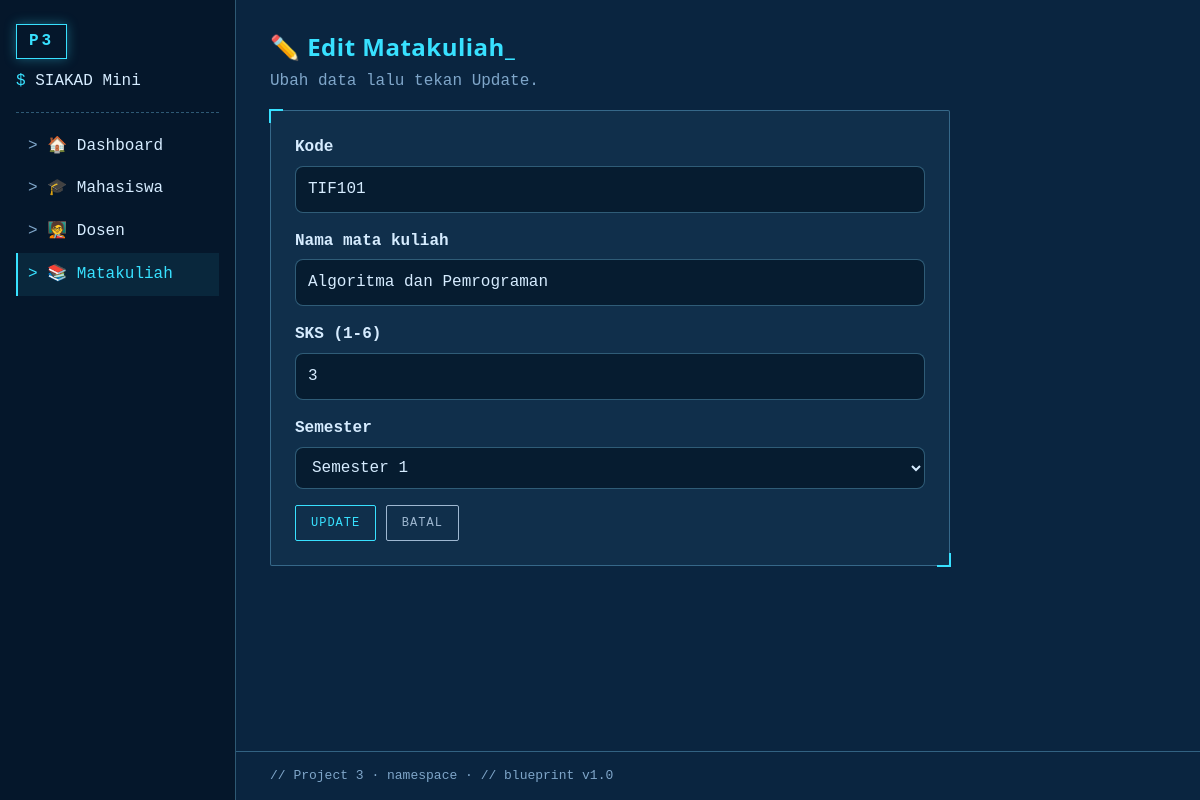
/index.php?page=matkul_edit&id=1, run on the app's committed database.
### tables this page shows
CREATE TABLE IF NOT EXISTS tb_matakuliah (
      matkul_id INT(11) NOT NULL AUTO_INCREMENT,
      matkul_kode VARCHAR(25) NOT NULL,
      matkul_nama VARCHAR(100) NOT NULL,
      matkul_sks TINYINT(3) NOT NULL,
      matkul_semester TINYINT(3) NOT NULL,
      PRIMARY KEY(matkul_id),
      UNIQUE KEY(matkul_kode)
);

### inc/Koneksi.php (called while the page is built, shortened)
<?php
class Koneksi
{
    public function __construct()
    {
        try {
            $this->koneksi = new PDO(
                "mysql:host=localhost;dbname=db_projek3_si2;charset=utf8mb4", "root", "",
                [
                    PDO::ATTR_ERRMODE            => PDO::ERRMODE_EXCEPTION,
                    PDO::ATTR_DEFAULT_FETCH_MODE => PDO::FETCH_ASSOC,
                ]
            );
        } catch (PDOException $e) {
            die("Koneksi gagal: " . $e->getMessage());
        }
    }
}

### app/Matakuliah.php (called while the page is built, shortened)
<?php
class Matakuliah extends Koneksi
{
    public function edit($id)
    {
        $stmt = $this->koneksi->prepare("SELECT * FROM tb_matakuliah WHERE matkul_id = :id");
        $stmt->execute([':id' => $id]);
        return $stmt->fetch();
    }
}

### matkul_edit.php (the view, shortened to what this page needs)
<?php
require_once "inc/Koneksi.php";
require_once "app/Matakuliah.php";
$matkul = new App\Matakuliah();
$row = $matkul->edit($_GET['id'] ?? 0);
?>
<h2>✏️ Edit Matakuliah</h2>
<p class="sub">Ubah data lalu tekan Update.</p>
<div class="row">
    <div class="col-md-6">
        <div class="card">
            <div class="card-body">
            <form action="matkul_proses.php?action=update" method="post">
                <div class="mb-3">
                    <label for="matkul_kode" class="form-label">Kode</label>
                    <input type="text" id="matkul_kode" class="form-control" name="matkul_kode" value="<?php echo e($row['matkul_kode'] ?? ''); ?>" placeholder="Contoh: TIF301" required>
                </div>
                <div class="mb-3">
                    <label for="matkul_nama" class="form-label">Nama mata kuliah</label>
                    <input type="text" id="matkul_nama" class="form-control" name="matkul_nama" value="<?php echo e($row['matkul_nama'] ?? ''); ?>" placeholder="Nama mata kuliah" required>
                </div>
                <div class="mb-3">
                    <label for="matkul_sks" class="form-label">SKS (1-6)</label>
                    <input type="number" id="matkul_sks" class="form-control" name="matkul_sks" value="<?php echo e($row['matkul_sks'] ?? ''); ?>" min="1" max="6" placeholder="3" required>
                </div>
                <div class="mb-3">
                    <label for="matkul_semester" class="form-label">Semester</label>
                    <select id="matkul_semester" class="form-control" name="matkul_semester" required><option value="1" <?php echo ((string) ($row['matkul_semester'] ?? '') === '1') ? 'selected' : ''; ?>>Semester 1</option></select>
                </div>
                <button type="submit" name="update" class="btn">Update</button>
                <a href="index.php?page=matkul" class="btn btn-secondary">Batal</a>
            </form>
            </div>
        </div>
    </div>
</div>

### assets/css/style.css (style rules this page uses)
:root { --bg:#fff;--panel:#fff;--ink:#222;--mut:#777;--line:#ddd;--pri:#0a7c70;--pri-ink:#fff;--danger:#d64545;--ok:#2f9e5b;--warn:#e0a21a;--r:10px; --font:"Segoe UI",system-ui,Arial,sans-serif;--head:var(--font) }
* { box-sizing:border-box }
body { margin:0;background:var(--bg);color:var(--ink);font-family:var(--font);line-height:1.55 }
a { color:inherit;text-decoration:none }
h2 { font-family:var(--head);margin:0 0 4px;font-size:28px }
.sub { margin:0 0 16px;color:var(--mut) }
.btn { --c:var(--pri);display:inline-block;padding:8px 15px;color:var(--pri-ink);background:var(--c);border:0;border-radius:8px;cursor:pointer;font:inherit;font-size:14px;transition:.15s }
.btn-secondary { --c:#d5dbe3;color:#222 }
form,.card { max-width:680px }
.card { background:var(--panel);border:1px solid var(--line);border-radius:var(--r) }
.card-body { padding:24px }
.row { display:flex;flex-wrap:wrap }
.col-md-6 { width:100% }
.mb-3 { margin-bottom:16px }
.form-label { display:block;margin-bottom:6px;font-weight:600 }
.form-control { width:100%;padding:10px 12px;border:1px solid var(--line);border-radius:8px;font:inherit;background:#fff;color:#222 }
.p3 { --bg:#0a2540;--panel:rgba(125,211,252,.06);--ink:#d6ecff;--mut:#7fa6c9;--line:rgba(125,211,252,.35);--pri:#38e1ff;--pri-ink:#04202f;--r:2px; --font:"Cascadia Mono",Consolas,"Courier New",monospace }
body.p3 { background:#0a2540 linear-gradient(rgba(125,211,252,.08) 1px,transparent 1px) 0 0/32px 32px,linear-gradient(90deg,rgba(125,211,252,.08) 1px,transparent 1px) 0 0/32px 32px;background-color:#0a2540 }
.p3 h2 { color:var(--pri);font-size:24px;letter-spacing:.5px }
.p3 h2::after { content:"_";animation:kedip 1s steps(1) infinite }
.p3 .panel,.p3 .tile,.p3 .card { position:relative;border:1px solid var(--line);background:var(--panel) }
.p3 .panel::before,.p3 .tile::before,.p3 .card::before,.p3 .panel::after,.p3 .tile::after,.p3 .card::after { content:"";position:absolute;width:12px;height:12px;border:2px solid var(--pri);pointer-events:none }
.p3 .panel::before,.p3 .tile::before,.p3 .card::before { top:-2px;left:-2px;border-right:0;border-bottom:0 }
.p3 .panel::after,.p3 .tile::after,.p3 .card::after { bottom:-2px;right:-2px;border-left:0;border-top:0 }
.p3 .btn { background:transparent;color:var(--c);border:1px solid var(--c);border-radius:2px;text-transform:uppercase;letter-spacing:1px;font-size:12px }
.p3 .btn-secondary { --c:#9fb8d1 }
.p3 .form-control,.p3 .cari { background:rgba(4,20,38,.7);color:var(--ink);border:1px solid var(--line) }
.p3 option { background:#0a2540;color:#d6ecff }

### data on the page
tb_matakuliah: matkul_kode "TIF101", matkul_nama "Algoritma dan Pemrograman", matkul_sks "3", matkul_semester "Semester 1"
